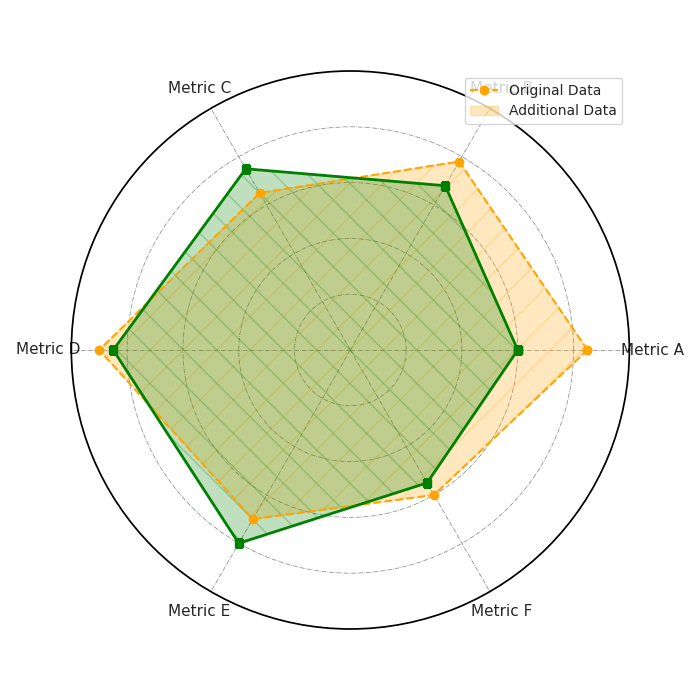

The script that drew this image:
import numpy as np
import matplotlib.pyplot as plt

original_values = np.array([85, 78, 65, 90, 70, 60])
additional_values = np.array([60, 68, 75, 85, 80, 55])

original_values = np.concatenate((original_values, [original_values[0]]))
additional_values = np.concatenate((additional_values, [additional_values[0]]))

angles = np.linspace(0, 2 * np.pi, len(original_values) - 1, endpoint=False).tolist()
angles += angles[:1]

fig, ax = plt.subplots(figsize=(7, 7), subplot_kw=dict(polar=True))

# Fill area for original data series with a different hatch pattern and marker type
ax.plot(angles, original_values, color='orange', marker='o', linestyle='--')
ax.fill(angles, original_values, color='orange', alpha=0.25, hatch='/')

# Fill area for additional data series with a different hatch and thicker line style
ax.plot(angles, additional_values, color='green', marker='s', linestyle='-', linewidth=2)
ax.fill(angles, additional_values, color='green', alpha=0.25, hatch='\\')

# Change grid color and line style, add border to the plot
ax.grid(color='gray', linestyle='-.', linewidth=0.5)
ax.spines['polar'].set_visible(True)
ax.spines['polar'].set_color('black')

# Add a legend
ax.legend(['Original Data', 'Additional Data'], loc='upper right', fontsize='small')

ax.set_yticklabels([])
ax.set_xticks(angles[:-1])  
ax.set_xticklabels(['Metric A', 'Metric B', 'Metric C', 'Metric D', 'Metric E', 'Metric F'])

ax.set_ylim(0, 100)

plt.tight_layout()
plt.show()
